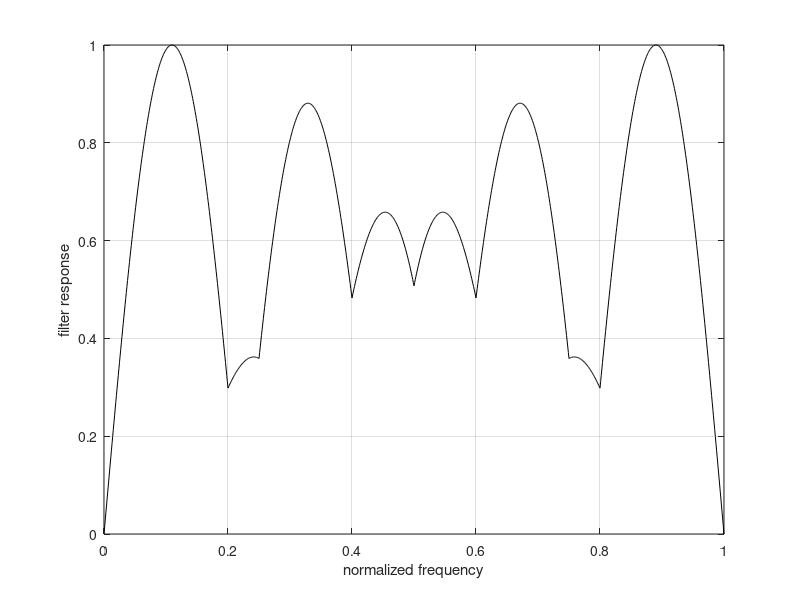

Write MATLAB code to recreate this figure.
fofr=0:0.001:1;
f1=4.*fofr;
f2=5.*fofr;
arg1=pi.*f1;
arg2=pi.*f2;
resp1=abs(sin(arg1));
%resp1=resp11.*resp11;
%resp22=(sin(arg2).*sin(arg2));
resp2=abs(sin(arg2));
resp=resp1+resp2;
max1=max(resp);
resp=resp./max1;
plot(fofr,resp,'k');
grid
xlabel('normalized frequency')
ylabel('filter response')